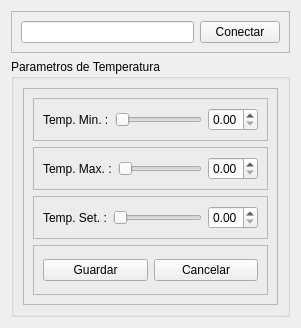
            <widget class="QWidget" name="tab_4">
             <attribute name="title">
              <string>Temperatura</string>
             </attribute>
             <layout class="QVBoxLayout" name="verticalLayout_7">
              <item>
               <widget class="QFrame" name="frame_12">
                <property name="maximumSize">
                 <size>
                  <width>16777215</width>
                  <height>80</height>
                 </size>
                </property>
                <property name="frameShape">
                 <enum>QFrame::StyledPanel</enum>
                </property>
                <property name="frameShadow">
                 <enum>QFrame::Raised</enum>
                </property>
                <layout class="QHBoxLayout" name="horizontalLayout_23">
                 <item>
                  <widget class="QLineEdit" name="txtIpTermos"/>
                 </item>
                 <item>
                  <widget class="QPushButton" name="buttonConectarTermo">
                   <property name="maximumSize">
                    <size>
                     <width>80</width>
                     <height>16777215</height>
                    </size>
                   </property>
                   <property name="text">
                    <string>Conectar</string>
                   </property>
                  </widget>
                 </item>
                </layout>
               </widget>
              </item>
              <item>
               <widget class="QGroupBox" name="groupBox_2">
                <property name="title">
                 <string>Parametros de Temperatura</string>
                </property>
                <layout class="QVBoxLayout" name="verticalLayout_9">
                 <item>
                  <widget class="QFrame" name="frame_13">
                   <property name="frameShape">
                    <enum>QFrame::StyledPanel</enum>
                   </property>
                   <property name="frameShadow">
                    <enum>QFrame::Raised</enum>
                   </property>
                   <layout class="QVBoxLayout" name="verticalLayout_8">
                    <item>
                     <widget class="QFrame" name="frame_14">
                      <property name="frameShape">
                       <enum>QFrame::StyledPanel</enum>
                      </property>
                      <property name="frameShadow">
                       <enum>QFrame::Raised</enum>
                      </property>
                      <layout class="QHBoxLayout" name="horizontalLayout_24">
                       <item>
                        <widget class="QLabel" name="label_9">
                         <property name="text">
                          <string>Temp. Min. :</string>
                         </property>
                        </widget>
                       </item>
                       <item>
                        <widget class="QSlider" name="hSliderTempMin">
                         <property name="maximumSize">
                          <size>
                           <width>130</width>
                           <height>16777215</height>
                          </size>
                         </property>
                         <property name="orientation">
                          <enum>Qt::Horizontal</enum>
                         </property>
                        </widget>
                       </item>
                       <item>
                        <widget class="QDoubleSpinBox" name="dSpinBoxTempMin">
                         <property name="maximumSize">
                          <size>
                           <width>50</width>
                           <height>16777215</height>
                          </size>
                         </property>
                        </widget>
                       </item>
                      </layout>
                     </widget>
                    </item>
                    <item>
                     <widget class="QFrame" name="frame_15">
                      <property name="frameShape">
                       <enum>QFrame::StyledPanel</enum>
                      </property>
                      <property name="frameShadow">
                       <enum>QFrame::Raised</enum>
                      </property>
                      <layout class="QHBoxLayout" name="horizontalLayout_25">
                       <item>
                        <widget class="QLabel" name="label_10">
                         <property name="text">
                          <string>Temp. Max. :</string>
                         </property>
                        </widget>
                       </item>
                       <item>
                        <widget class="QSlider" name="hSliderTempMax">
                         <property name="maximumSize">
                          <size>
                           <width>130</width>
                           <height>16777215</height>
                          </size>
                         </property>
                         <property name="orientation">
                          <enum>Qt::Horizontal</enum>
                         </property>
                        </widget>
                       </item>
                       <item>
                        <widget class="QDoubleSpinBox" name="dSpinBoxTempMax">
                         <property name="maximumSize">
                          <size>
                           <width>50</width>
                           <height>16777215</height>
                          </size>
                         </property>
                        </widget>
                       </item>
                      </layout>
                     </widget>
                    </item>
                    <item>
                     <widget class="QFrame" name="frame_16">
                      <property name="frameShape">
                       <enum>QFrame::StyledPanel</enum>
                      </property>
                      <property name="frameShadow">
                       <enum>QFrame::Raised</enum>
                      </property>
                      <layout class="QHBoxLayout" name="horizontalLayout_26">
                       <item>
                        <widget class="QLabel" name="label_11">
                         <property name="text">
                          <string>Temp. Set. :</string>
                         </property>
                        </widget>
                       </item>
                       <item>
                        <widget class="QSlider" name="hSliderTempSet">
                         <property name="maximumSize">
                          <size>
                           <width>130</width>
                           <height>16777215</height>
                          </size>
                         </property>
                         <property name="orientation">
                          <enum>Qt::Horizontal</enum>
                         </property>
                        </widget>
                       </item>
                       <item>
                        <widget class="QDoubleSpinBox" name="dSpinBoxTempSet">
                         <property name="maximumSize">
                          <size>
                           <width>50</width>
                           <height>16777215</height>
                          </size>
                         </property>
                        </widget>
                       </item>
                      </layout>
                     </widget>
                    </item>
                    <item>
                     <widget class="QFrame" name="frame_20">
                      <property name="minimumSize">
                       <size>
                        <width>0</width>
                        <height>50</height>
                       </size>
                      </property>
                      <property name="frameShape">
                       <enum>QFrame::StyledPanel</enum>
                      </property>
                      <property name="frameShadow">
                       <enum>QFrame::Raised</enum>
                      </property>
                      <layout class="QHBoxLayout" name="horizontalLayout_30">
                       <item>
                        <widget class="QPushButton" name="buttonGuardarParamTemp">
                         <property name="text">
                          <string>Guardar</string>
                         </property>
                        </widget>
                       </item>
                       <item>
                        <widget class="QPushButton" name="buttonCancelarParamTemp">
                         <property name="text">
                          <string>Cancelar</string>
                         </property>
                        </widget>
                       </item>
                      </layout>
                     </widget>
                    </item>
                   </layout>
                  </widget>
                 </item>
                </layout>
               </widget>
              </item>
             </layout>
            </widget>
